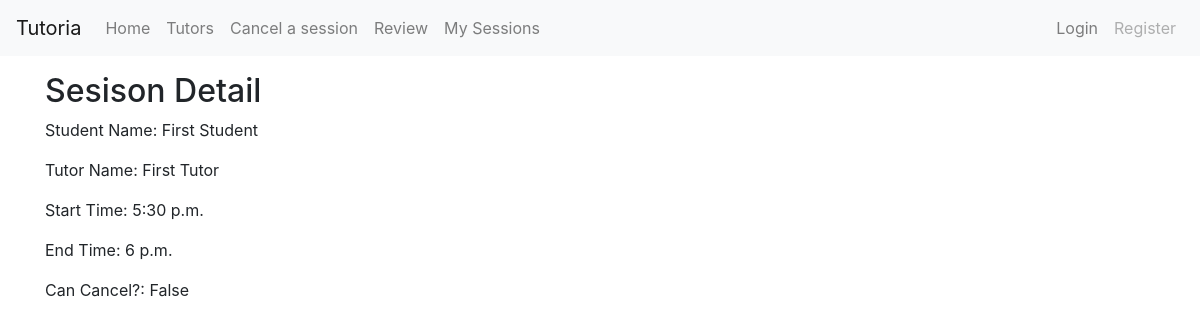
/tutorials/1/, run on an earlier commit of the app's database.
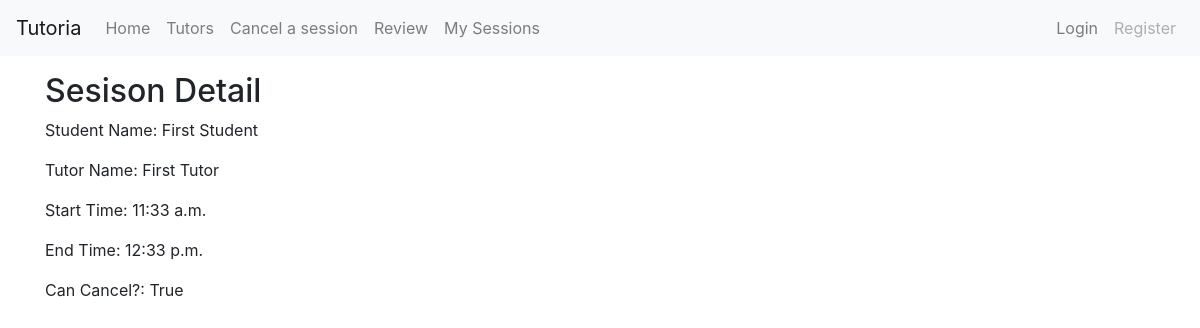
And on a later commit of the database.
### tutorial/models.py (models this page shows, shortened)
class Session(models.Model):
    start_time = models.TimeField()
    end_time = models.TimeField()
    isLocked = models.BooleanField(default=False)
    student = models.ForeignKey('students.Student', on_delete=models.CASCADE)
    tutor = models.ForeignKey('tutors.Tutor', on_delete=models.CASCADE)
    reviewed = models.BooleanField(default=False)

### students/models.py (models this page shows, shortened)
class Student(models.Model):
    student = models.OneToOneField(User, on_delete=models.CASCADE)
    phone_number = models.CharField(max_length=8)
    avatar = models.ImageField(upload_to=user_directory_path)
    wallet = models.PositiveIntegerField(default=0)

### tutors/models.py (models this page shows, shortened)
class Tutor(models.Model):
    tutor = models.OneToOneField(User, on_delete=models.CASCADE) #extends User class
    privateTutor = models.BooleanField(default=False)
    timePerSlot = models.PositiveIntegerField(default=60)
    university = models.CharField(max_length=50, blank=True)
    phoneNumber = models.CharField(max_length=8, blank=True)
    avatar = models.ImageField(upload_to=user_directory_path)
    introduction = models.TextField(max_length=100, blank=True)
    hourlyRate = models.PositiveIntegerField(default=0)
    wallet = models.PositiveIntegerField(default=0)
    rating = models.PositiveIntegerField(default=0)
    rate_time = models.PositiveIntegerField(default=0)
    courseTaught = models.ManyToManyField(Course)
    tags = models.ManyToManyField(Tag)

### tutorial/views.py (the view)
# urls.py: url(r'^(?P<pk>[0-9]+)/$', views.ShowOneSession.as_view(), name='oneSession'),
class ShowOneSession(generic.DetailView):
    model = Session
    template_name = 'oneSession.html'

### tutorial/templates/oneSession.html
{% extends 'base.html' %}
{% block content %}
<h2>Sesison Detail</h2>
  <p>Student Name: {{ object.student.student.first_name }} {{ object.student.student.last_name }}</p>
  <p>Tutor Name: {{ object.tutor.tutor.first_name }} {{ object.tutor.tutor.last_name }}</p>
  <p>Start Time: {{ object.start_time }}</p>
  <p>End Time: {{ object.end_time }}</p>
  <p>Can Cancel?: {{ object.isLocked }}</p>
{% endblock %}

### templates/base.html (shortened to what this page needs)
{% load bootstrap4 %}
{% bootstrap_css %}
<html>
<head>
</head>
<body>
  <nav class="navbar sticky-top navbar-expand-lg navbar-light bg-light">
  <a class="navbar-brand" href="/">Tutoria</a>
  <div class="collapse navbar-collapse" id="navbarTogglerDemo03">
    <ul class="navbar-nav mr-auto mt-2 mt-md-0">
      <li class="nav-item">
        <a class="nav-link" href="/">Home</a>
      </li>
      <li class="nav-item">
        <a class="nav-link" href="{% url 'tutors:tutor_index' %}">Tutors</a>
      </li>
      <li class="nav-item">
        <a class="nav-link" href="/tutorial/cancel/">Cancel a session</a>
      </li>
      <li class="nav-item">
        <a class="nav-link" href="/students/review/">Review</a>
      </li>
      <li class="nav-item">
        <a class="nav-link" href="{% url 'students:mybookings' %}">My Sessions</a>
      </li>
    </ul>
    <ul class="navbar-nav my-2 my-lg-0">
      {% if user.is_authenticated %}
        {% if user.is_superuser %}
          <li class="nav-item">
            <a class="nav-link" href="admin">Admin</a>
          </li>
        {% endif %}
        <li class="nav-item">
          <a class="nav-link" href="{% url 'logout' %}">Logout</a>
        </li>
      {% else %}
        <a class="nav-link" href="{% url 'login' %}">Login</a>
        <a class="nav-link disabled" href="#">Register</a>
      {% endif %}
    </ul>
  </div>
</nav>
  <div class="content container">
    {% block content %}
    {% endblock %}
  </div>
</body>
</html>

What changed in the data, as far as the page shows it:
changed Session "First": start_time "5:30 p.m." → "11:33 a.m."; end_time "6 p.m." → "12:33 p.m."; isLocked "False" → "True"
